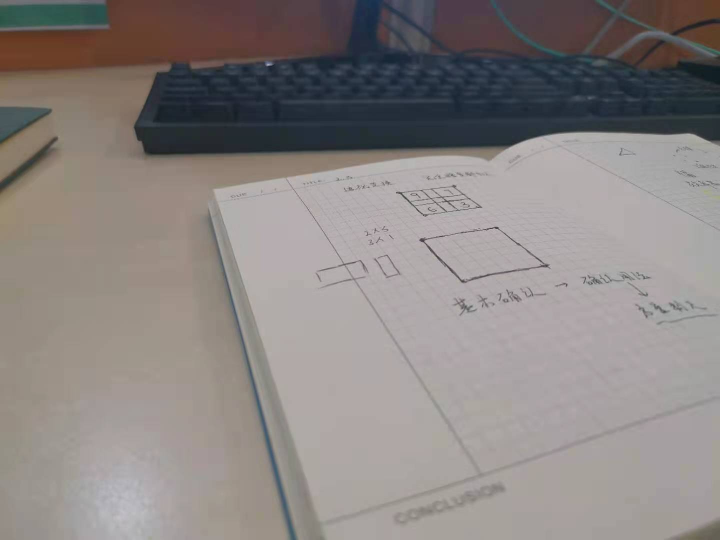
#> input picture Test_Images/Image2.jpeg, 1440 x 1080 px (shown at 1/2 size)
$ python perspective_transformation_demo.py
#> lines starting #> are read from the running program, lines starting #| are printed output that depends on the picture
import cv2
import numpy as np

'''
pts_src and pts_dst are numpy arrays of points
in source and destination images. We need at least
4 corresponding points.
'''
pts_src = np.float32([[
    800.1176470588235,
    385.07563025210084
], [
    848.8571428571429,
    428.7731092436975
], [
    963.1428571428571,
    412.8067226890756
], [
    906.0,
    370.78991596638656
]])
pts_dst = np.float32([[
          414.75280898876395,
          579.5168539325842
        ], [
          422.6179775280898,
          849.1797752808989
        ], [
          692.2808988764045,
          848.0561797752808
        ], [
          690.0337078651685,
          575.0224719101124
        ]])

h, status = cv2.findHomography(pts_src, pts_dst)

img_src = cv2.imread("./Test_Images/Image2.jpeg")
#> img_src is the input picture: shape (1080, 1440, 3); mean B, G, R 130, 131.7, 137.9
size = (2000, 2000)

im_dst = cv2.warpPerspective(img_src, h, size)
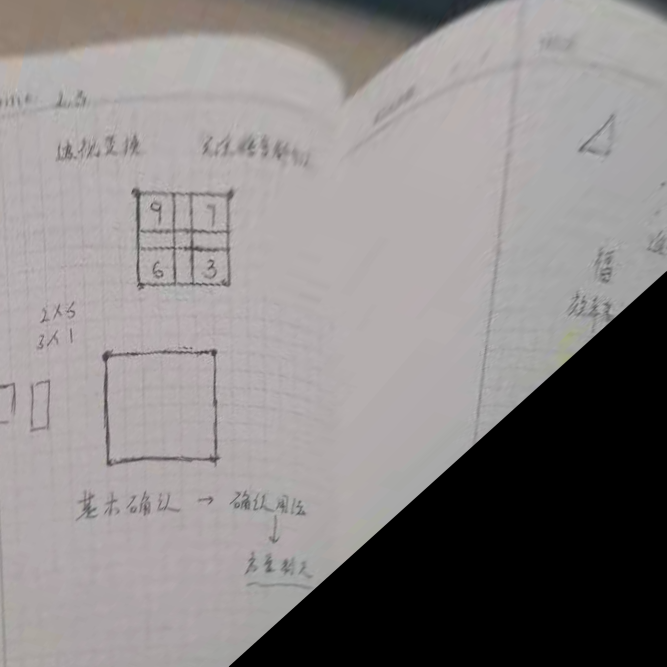
#> im_dst: shape (2000, 2000, 3) (shown at 1/3 size); mean B, G, R 133.1, 133.2, 137.4

# # Locate points of the documents or object which you want to transform
# pts1 = np.float32([[0, 260], [640, 260], [0, 400], [640, 400]])
# pts2 = np.float32([[0, 0], [400, 0], [0, 640], [400, 640]])
#
# img = cv2.imread('./test.png')
#
# matrix = cv2.getPerspectiveTransform(pts1, pts2)
# result = cv2.warpPerspective(img, matrix, (500, 600))
#
cv2.imshow('origin', img_src)
cv2.imshow('result', im_dst)

cv2.waitKey(0)
cv2.destroyAllWindows()

$ run again, with test.png saved as Test_Images/Image2.jpeg
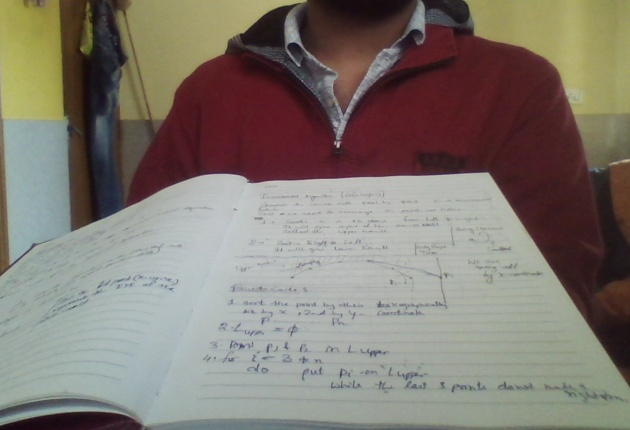
#> input picture test.png, 630 x 430 px
#> img_src is the input picture: shape (430, 630, 3); mean B, G, R 113, 121.6, 129.3
#> `im_dst = cv2.warpPerspective(img_src, h, size)`:
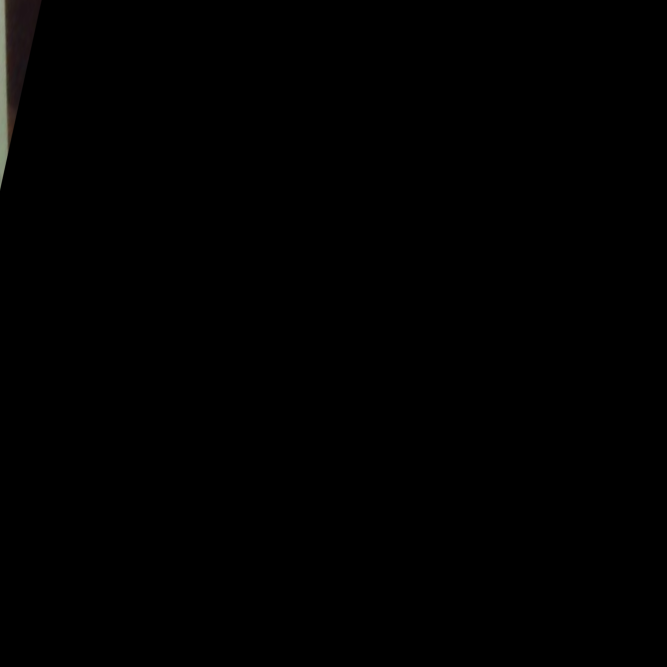
#> im_dst: shape (2000, 2000, 3) (shown at 1/3 size); mean B, G, R 0.5, 0.6, 0.6

$ run again, with Test_Images/Image3.jpeg copied over Test_Images/Image2.jpeg
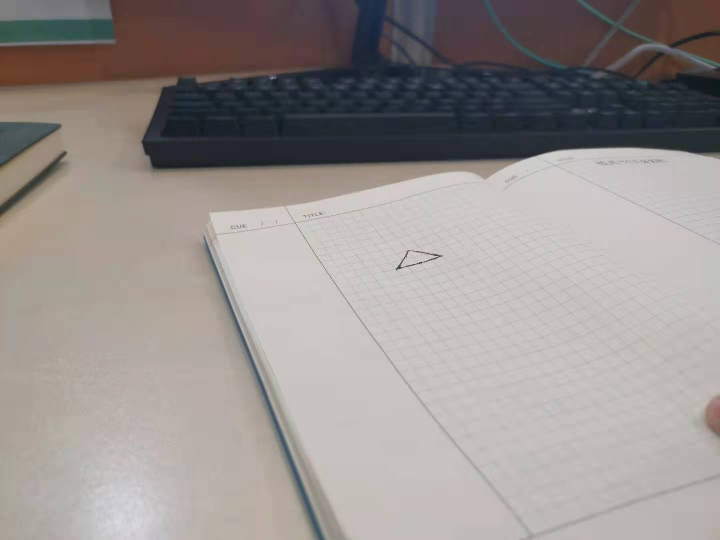
#> input picture Test_Images/Image3.jpeg, 1440 x 1080 px (shown at 1/2 size)
#> img_src is the input picture: shape (1080, 1440, 3); mean B, G, R 143.8, 145.5, 152
#> `im_dst = cv2.warpPerspective(img_src, h, size)`:
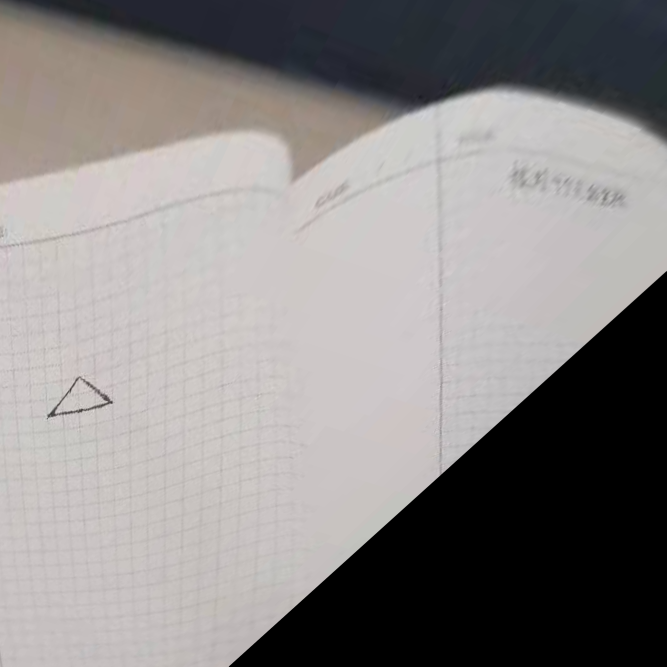
#> im_dst: shape (2000, 2000, 3) (shown at 1/3 size); mean B, G, R 134.9, 135.5, 138.9

$ run again, with Test_Images/Image.jpeg copied over Test_Images/Image2.jpeg
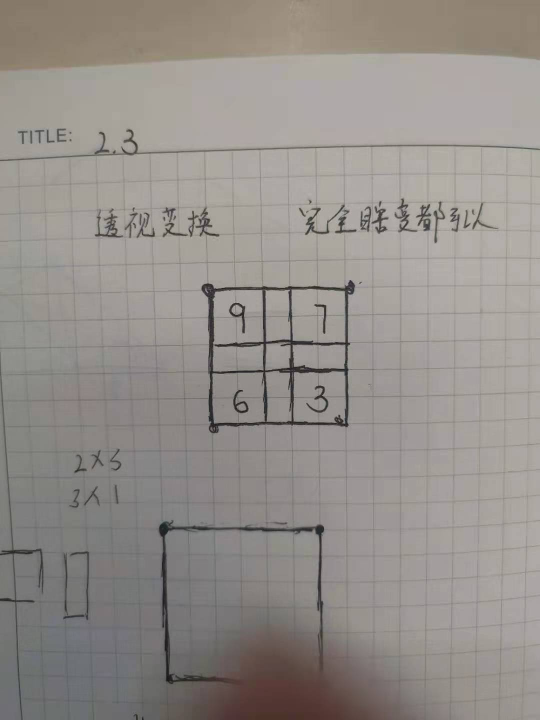
#> input picture Test_Images/Image.jpeg, 1080 x 1440 px (shown at 1/2 size)
#> img_src is the input picture: shape (1440, 1080, 3); mean B, G, R 138.9, 143.3, 148.5
#> `im_dst = cv2.warpPerspective(img_src, h, size)`:
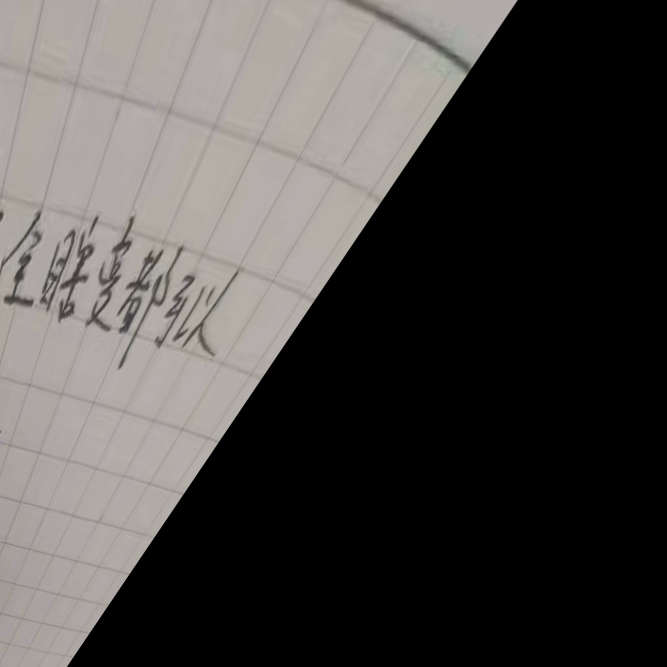
#> im_dst: shape (2000, 2000, 3) (shown at 1/3 size); mean B, G, R 70.5, 72.9, 75
